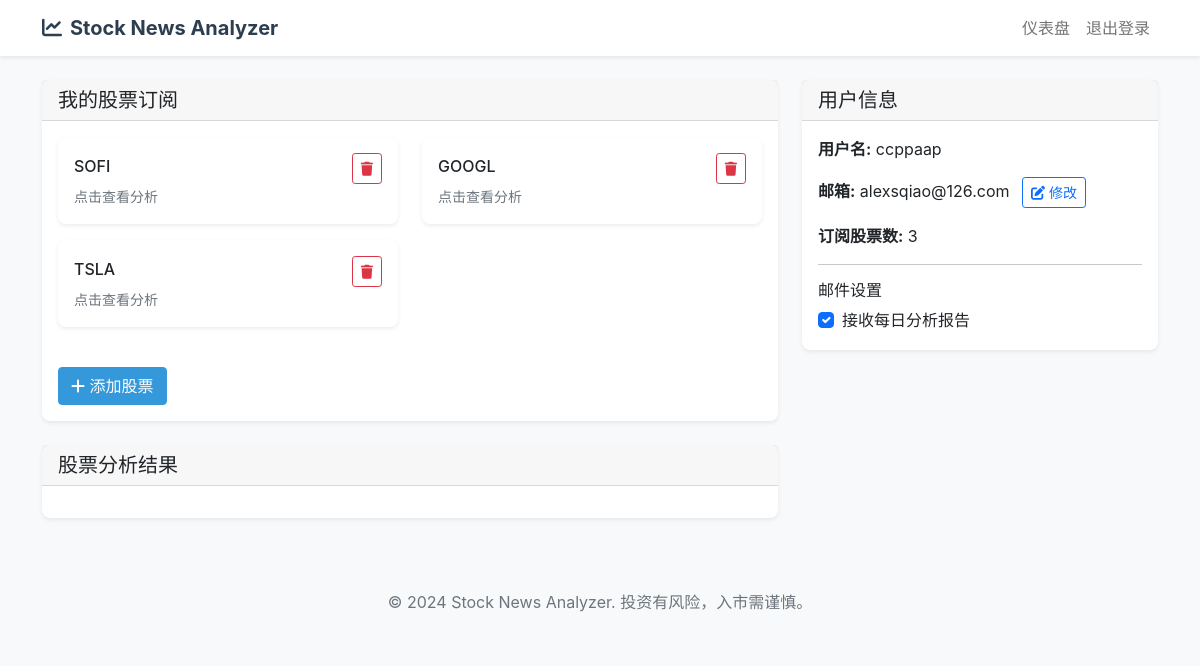
The page /dashboard (signed in) on the database as committed earlier.
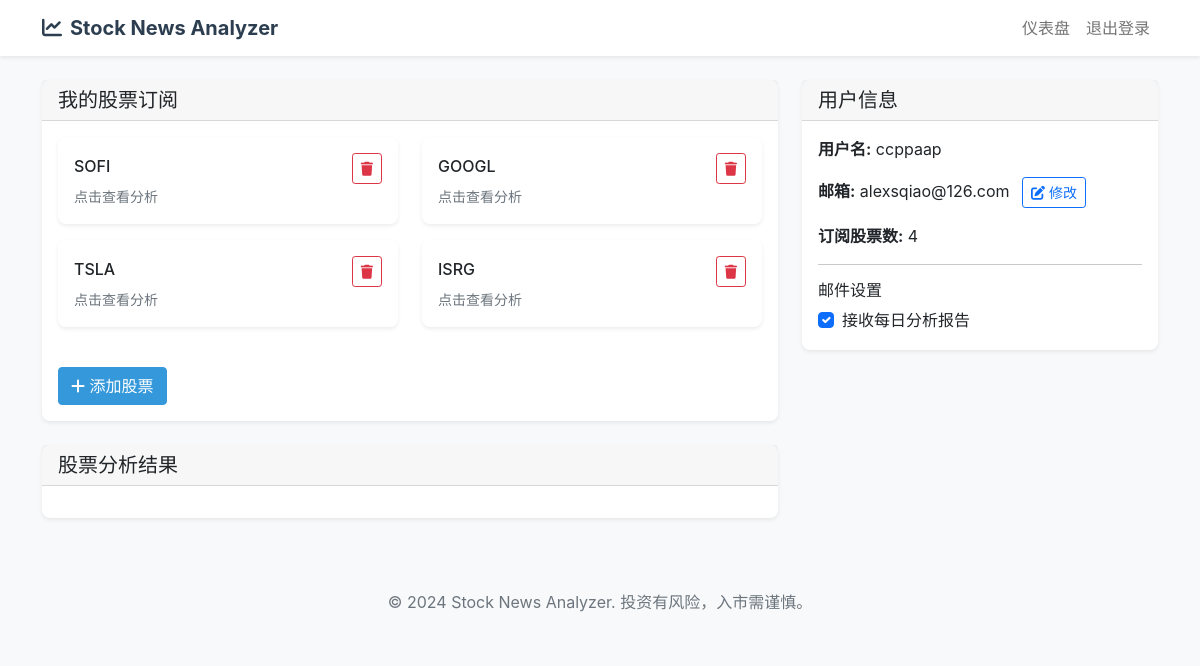
The same page on the database as committed later.
### app/db/models.py (models this page shows, shortened)
class Subscription(Base):
    __tablename__ = "subscriptions"
    id = Column(Integer, primary_key=True, index=True)
    user_id = Column(Integer, ForeignKey("users.id"), nullable=False)
    stock_symbol = Column(String(10), nullable=False)
    created_at = Column(DateTime, default=datetime.utcnow)
    user = relationship("User", back_populates="subscriptions")

class User(Base):
    __tablename__ = "users"
    id = Column(Integer, primary_key=True, index=True)
    username = Column(String(50), unique=True, index=True, nullable=False)
    email = Column(String(100), unique=True, index=True, nullable=False)
    password_hash = Column(String(255), nullable=False)
    is_active = Column(Boolean, default=True)
    email_notifications = Column(Boolean, default=True)
    is_superuser = Column(Boolean, default=False, nullable=False)
    created_at = Column(DateTime, default=datetime.utcnow)
    subscriptions = relationship("Subscription", back_populates="user", cascade="all, delete-orphan")

### app/web/routes.py (the view)
@router.get("/dashboard", response_class=HTMLResponse)
async def dashboard(
    request: Request,
    db: Session = Depends(get_db)
):
    user = await get_current_user_from_cookie(request, db)
    if not user:
        return RedirectResponse(url="/login")
    print(f"User authenticated: {user.username}")
    subscribed_stocks = user.subscriptions
    return templates.TemplateResponse(
        "dashboard.html",
        {
            "request": request,
            "user": user,
            "subscriptions": subscribed_stocks
        }
    )

### app/web/templates/dashboard.html (shortened to what this page needs)
{% extends "base.html" %}
{% block content %}
<div class="row">
    <div class="col-lg-8">
        <div class="card">
            <div class="card-header">
                <h5 class="mb-0">我的股票订阅</h5>
            </div>
            <div class="card-body">
                <div class="row" id="stocks-container">
                    {% for stock in user.get_subscribed_stocks_list() %}
                    <div class="col-md-6 mb-3">
                        <div class="card stock-item" onclick="analyzeStock('{{ stock }}')">
                            <div class="card-body">
                                <div class="d-flex justify-content-between align-items-center">
                                    <h6 class="card-title mb-1">{{ stock }}</h6>
                                    <button class="btn btn-sm btn-outline-danger" onclick="event.stopPropagation(); deleteStock('{{ stock }}')">
                                        <i class="fas fa-trash"></i>
                                    </button>
                                </div>
                                <small class="text-muted">点击查看分析</small>
                            </div>
                        </div>
                    </div>
                    {% endfor %}
                </div>
                <div class="mt-4">
                    <button class="btn btn-primary" onclick="addStock()">
                        <i class="fas fa-plus"></i> 添加股票
                    </button>
                </div>
            </div>
        </div>
        <div class="card mt-4">
            <div class="card-header">
                <h5 class="mb-0">股票分析结果</h5>
            </div>
            <div class="card-body">
            </div>
        </div>
    </div>
    <div class="col-lg-4">
        <div class="card">
            <div class="card-header">
                <h5 class="mb-0">用户信息</h5>
            </div>
            <div class="card-body">
                <p><strong>用户名:</strong> {{ user.username }}</p>
                <p>
                    <strong>邮箱:</strong> {{ user.email }}
                    <button class="btn btn-sm btn-outline-primary ms-2" onclick="showUpdateEmailModal()">
                        <i class="fas fa-edit"></i> 修改
                    </button>
                </p>
                <p><strong>订阅股票数:</strong> {{ user.get_subscribed_stocks_list()|length }}</p>
                <hr>
                <h6>邮件设置</h6>
                <div class="form-check">
                    <input class="form-check-input" type="checkbox" id="emailNotifications"
                           {% if user.email_notifications %}checked{% endif %}
                           onchange="toggleEmailNotifications()">
                    <label class="form-check-label" for="emailNotifications">
                        接收每日分析报告
                    </label>
                </div>
            </div>
        </div>
    </div>
</div>
{% endblock %}

### app/web/templates/base.html (shortened to what this page needs)
<!DOCTYPE html>
<html lang="zh-CN">
<head>
    <link href="https://cdn.jsdelivr.net/npm/bootstrap@5.1.3/dist/css/bootstrap.min.css" rel="stylesheet">
    <link href="https://cdnjs.cloudflare.com/ajax/libs/font-awesome/6.0.0/css/all.min.css" rel="stylesheet">
</head>
<body>
    <nav class="navbar navbar-expand-lg navbar-light bg-white shadow-sm">
        <div class="container">
            <a class="navbar-brand" href="/">
                <i class="fas fa-chart-line me-2"></i>Stock News Analyzer
            </a>
            <div class="collapse navbar-collapse" id="navbarNav">
                <ul class="navbar-nav ms-auto">
                    {% if user %}
                        <li class="nav-item">
                            <a class="nav-link" href="/dashboard">仪表盘</a>
                        </li>
                        <li class="nav-item">
                            <form action="/logout" method="post" class="d-inline">
                                <button type="submit" class="btn btn-link nav-link" style="border: none; background: none;">
                                    退出登录
                                </button>
                            </form>
                        </li>
                    {% endif %}
                </ul>
            </div>
        </div>
    </nav>
    <main class="container my-4">
        {% block content %}{% endblock %}
    </main>
    <footer class="bg-light text-center py-4 mt-5">
        <div class="container">
            <p class="text-muted mb-0">&copy; 2024 Stock News Analyzer. 投资有风险，入市需谨慎。</p>
        </div>
    </footer>
</body>
</html>

### app/web/templates/base.html (style rules this page uses)
body { background-color: #f8f9fa; font-family: -apple-system, BlinkMacSystemFont, 'Segoe UI', Roboto, 'Helvetica Neue', Arial, sans-serif; }
.navbar-brand { font-weight: bold; color: #2c3e50 !important; }
.card { border: none; box-shadow: 0 0.125rem 0.25rem rgba(0, 0, 0, 0.075); border-radius: 0.5rem; }
.btn-primary { background-color: #3498db; border-color: #3498db; }

### app/web/templates/dashboard.html (style rules this page uses)
.stock-item { cursor: pointer; transition: all 0.3s ease; }

Rows that differ between the two databases and show on the page:
added Subscription: stock_symbol "ISRG"
Other text that changed with them:
{{ user.get_subscribed_stocks_list()|length }}: "3" → "4"
